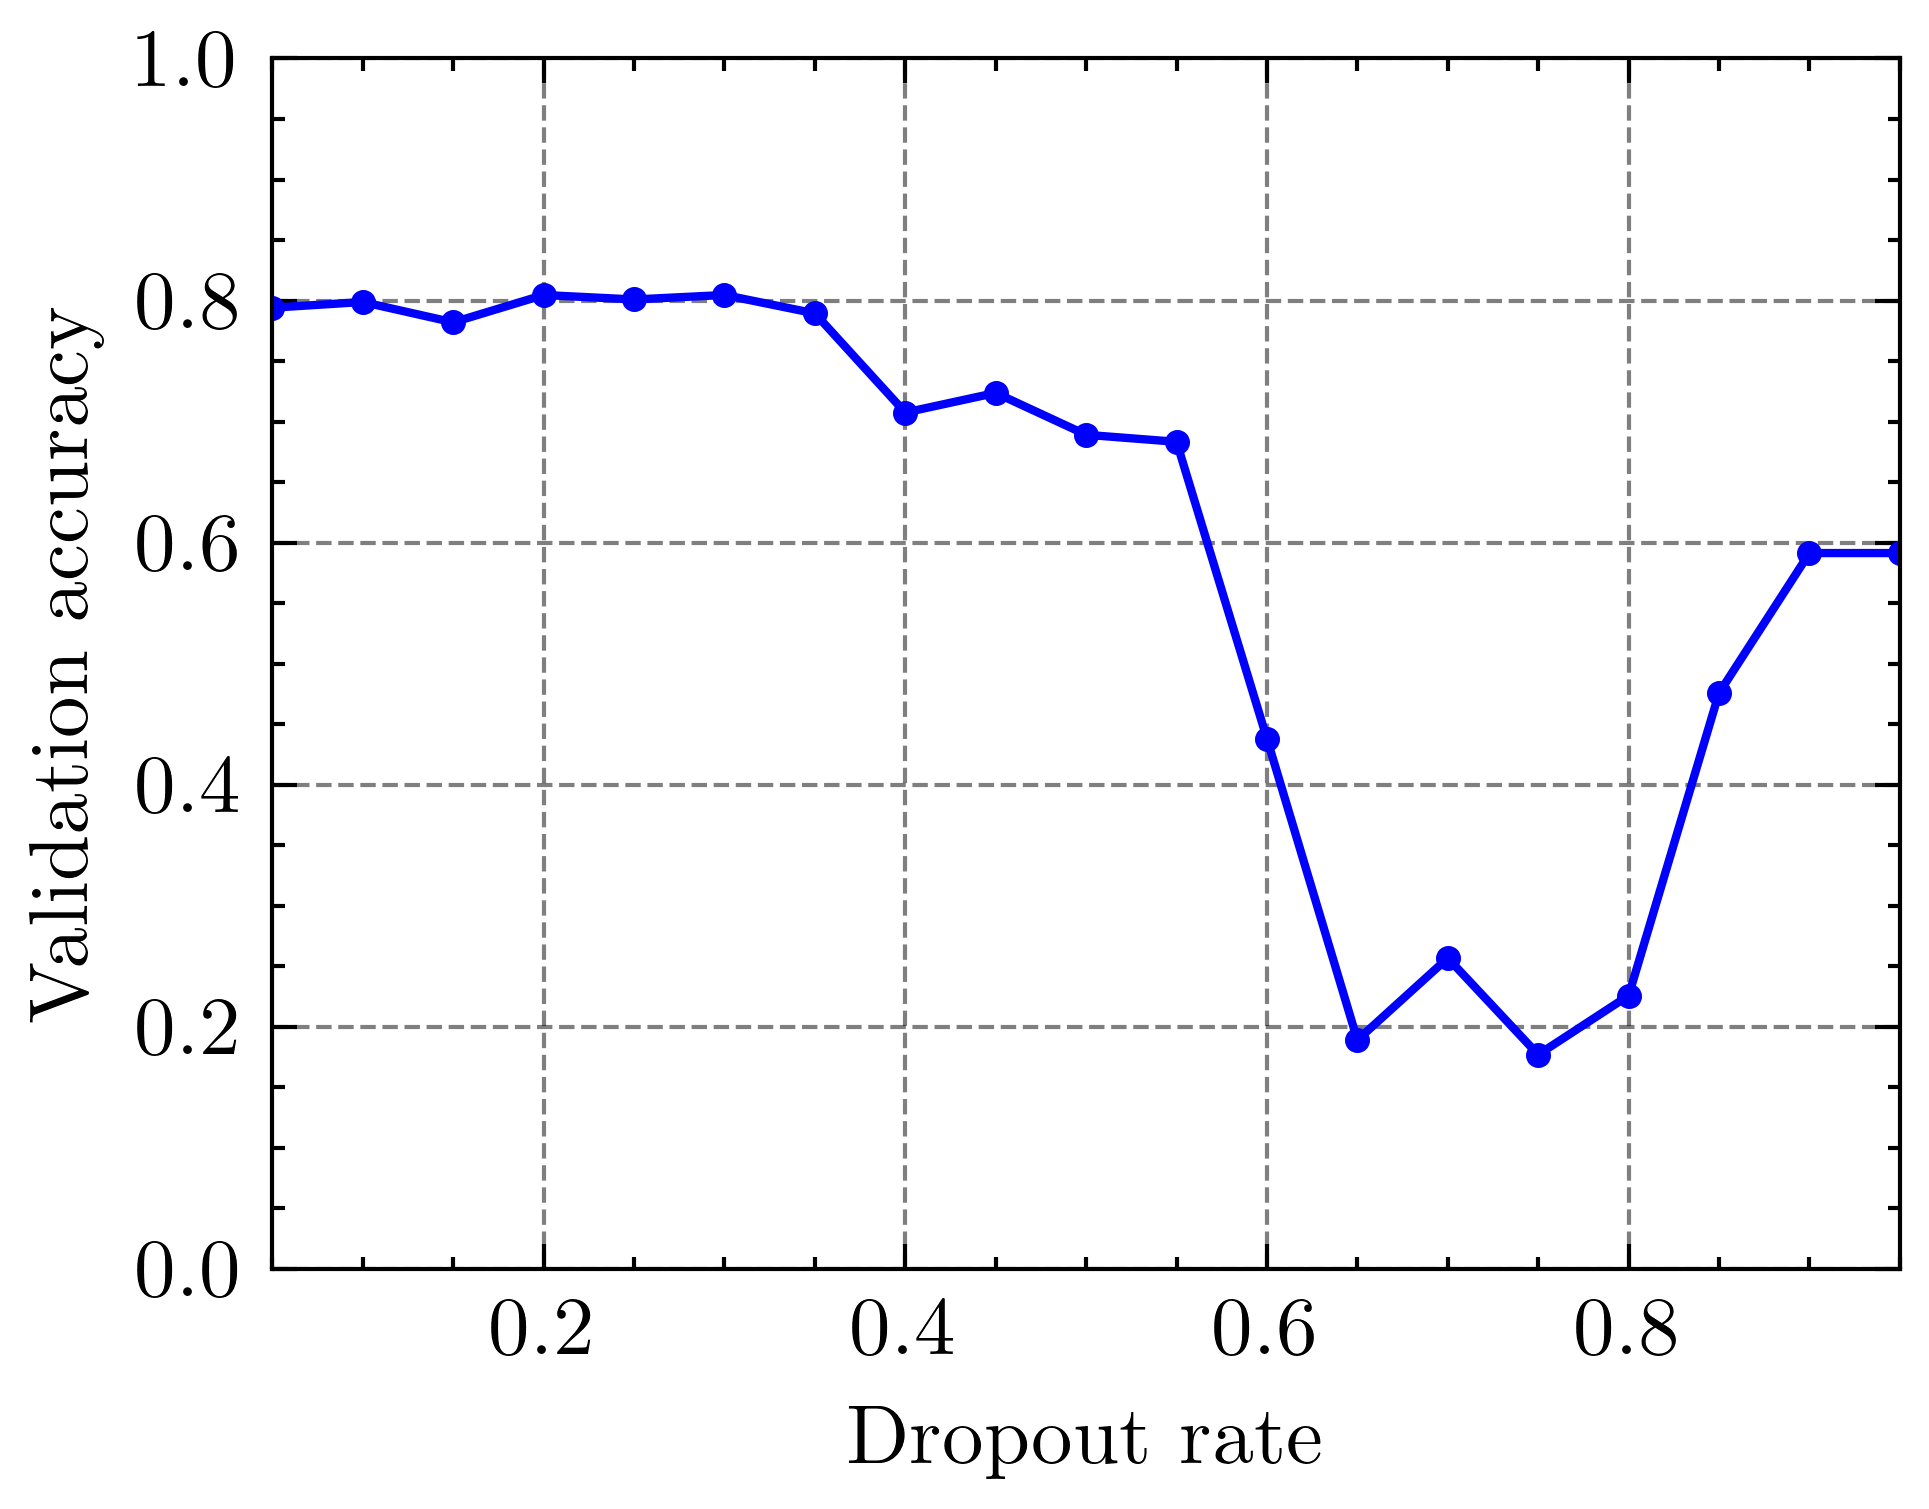

Reproduce this figure in Python.
import scienceplots
import matplotlib.pyplot as plt
import numpy as np

plt.style.use(['science', 'grid'])

dropout_rate = np.linspace(0.05, 0.95, 19)
acc = [0.7941, 0.7988, 0.782, 0.8046, 0.8009, 0.8046, 0.7894, 0.7075, 0.7237, 0.6891, 0.6833, 0.438, 0.1891, 0.2568, 0.177, 0.2258, 0.4758, 0.5914, 0.5914]

pparam = dict(xlabel='Dropout rate', ylabel='Validation accuracy')

with plt.style.context(['science']):
    plt.rcParams['grid.linewidth'] = 0.5  # Adjust grid line width
    fig, ax = plt.subplots()
    ax.plot(dropout_rate, acc, marker='o', markersize=2, color='b', label='Validation accuracy')
    ax.autoscale(tight=True)
    ax.set(**pparam)
    ax.set_ylim(0, 1)  # Set the limits of y-axis from 0 to 1
    fig.savefig('acc_vs_dropout_rate.eps', format='eps')
    fig.savefig('acc_vs_dropout_rate.png', format='png', dpi=600)
    plt.close()
